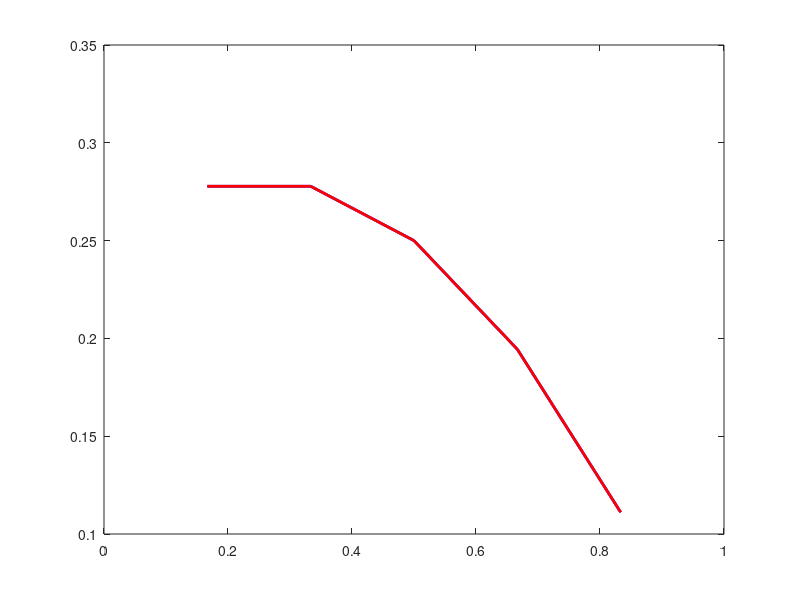

The MATLAB script that drew this image:

 N = input('N? ')
 h = 1/(N+1);
 x = h*[1:N]';
 A = 2*eye(N)-diag(ones(N-1,1),-1)-diag(ones(N-1,1),1);

 A(1,1:2) = [2-4/(2*h+3) -1+1/(2*h+3)];
 A = A/(h^2);

 f = ones(N,1);

 u = A\f;
 uu = -x.^2/2 + x/4 + 1/4;

 u0 = ((4/3)*u(1)-(1/3)*u(2))/(1+h)
 u0 = (4*u(1)-u(2))/(2*h+3)
 uu0 = ((4/3)*uu(1)-(1/3)*uu(2))/(1+h)
 uu0 = (4*uu(1)-uu(2))/(2*h+3)

 figure(1), clf
 plot(x, uu, 'b-','linewidth',2)
 hold on
 plot(x, u, 'r-','linewidth',2)

% ew = sort(eig(A));
% 
% ew(1:5)/pi^2
%
% lam1 = ew(1);
% 
% sqrt(lam1)-tan(sqrt(lam1))
